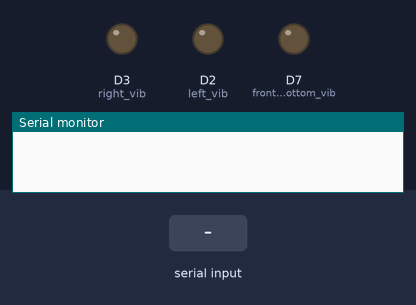
Bench run of a sketch on a simulated ESP8266 (NodeMCU). Parts: output pins drawn as LEDs (lit = HIGH), the last lines printed to the serial monitor. The test bench sets the inputs (shaded band).

Above: at 1.2 s.
1.3 s: "1" received over the second serial link
At 2.1 s:
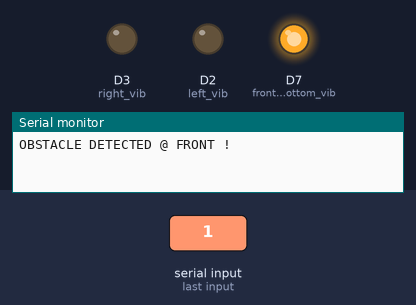
3.8 s: "2" received over the second serial link
At 4.5 s:
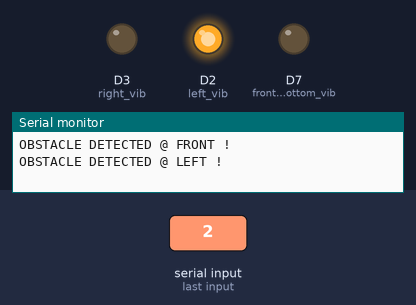
6.3 s: "3" received over the second serial link
At 7.1 s:
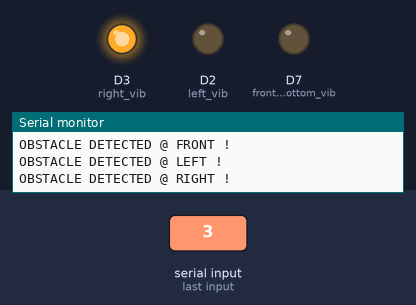
Timing chart, 0 to 9.3 s (numbered marks = the images above; inputs shaded):
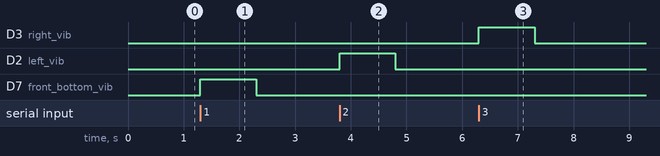

The sketch:

BMS_MAIN_NODE_MCU.ino
```cpp
#include <SoftwareSerial.h>
SoftwareSerial mySerial1 (D5, D6); // LEFT RIGHT FRONT AND BOTTOM
SoftwareSerial mySerial2 (D1, D4); // LEFT RIGHT
char a;
char b;

int left_vib = D2;
int right_vib = D3;
int front_bottom_vib = D7;

void setup() {


  Serial.begin(9600);
  pinMode(left_vib, OUTPUT);
  pinMode(right_vib, OUTPUT);
  pinMode(front_bottom_vib, OUTPUT);


  mySerial1.begin(9600);
  mySerial2.begin(9600);
}

void loop() {


  a = mySerial1.read();
  b = mySerial2.read();
  //Serial.println(b);
  //if (mySerial.available()){
    if (a=='1'){
      Serial.println("OBSTACLE DETECTED @ FRONT !");
      digitalWrite(front_bottom_vib, HIGH);
      delay(1000);
      digitalWrite(front_bottom_vib, LOW);
      delay(100);
    }
    if (a=='2' || b=='2'){
      Serial.println("OBSTACLE DETECTED @ LEFT !");
      digitalWrite(left_vib, HIGH);
      delay(1000);
      digitalWrite(left_vib, LOW);
      delay(100);
    }
    if (a=='3' || b=='3'){
      Serial.println("OBSTACLE DETECTED @ RIGHT !");
      digitalWrite(right_vib, HIGH);
      delay(1000);
      digitalWrite(right_vib, LOW);
      delay(100);
    }
    if (a=='4'){
      Serial.println("PIT !");
      digitalWrite(front_bottom_vib, HIGH);
      delay(1000);
      digitalWrite(front_bottom_vib, LOW);
      delay(100);
    }
 // }

}
```

Measured:
- after the input at 1.3 s, D7 (front_bottom_vib): LOW → HIGH at once, → LOW 1.0 s later
- after the input at 3.8 s, D2 (left_vib): LOW → HIGH at once, → LOW 1.0 s later
- after the input at 6.3 s, D3 (right_vib): LOW → HIGH at once, → LOW 1.0 s later
